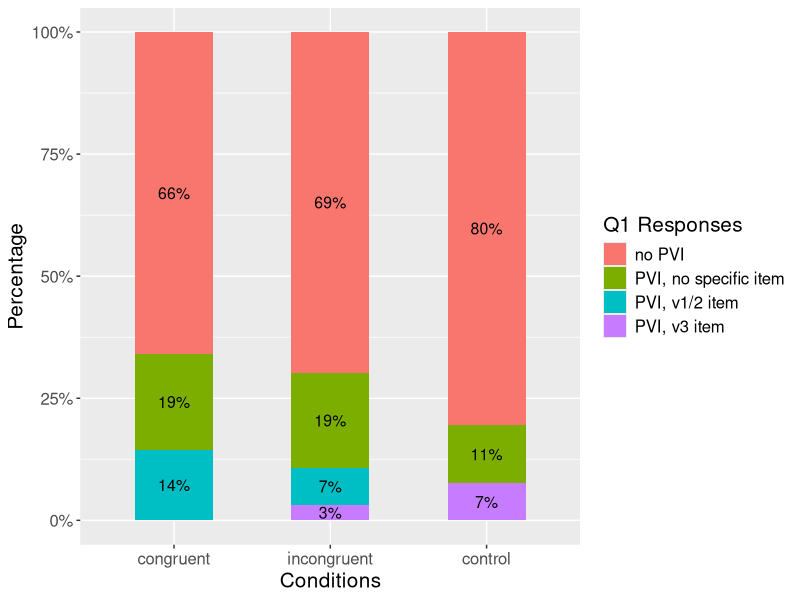
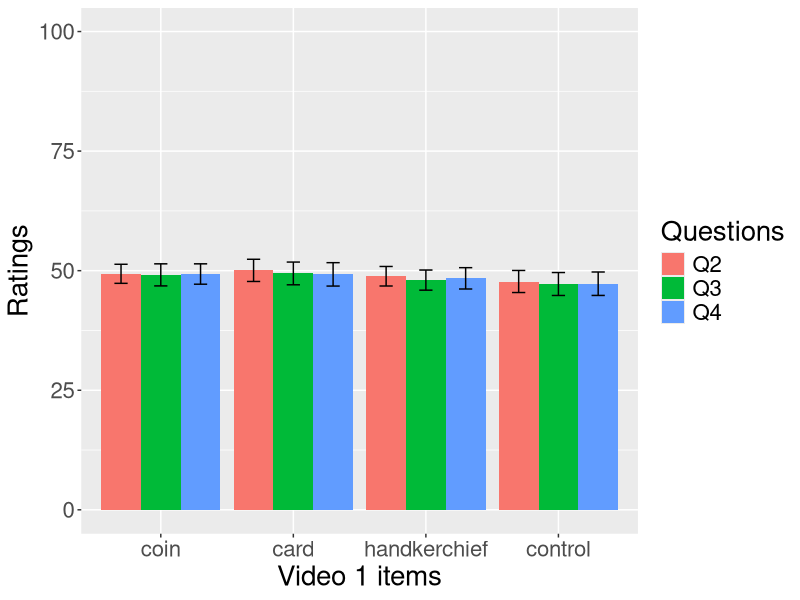
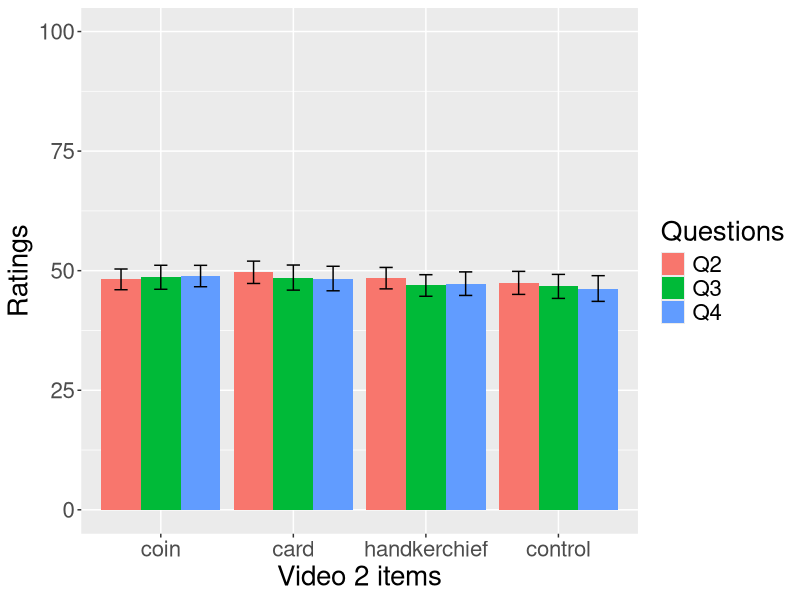
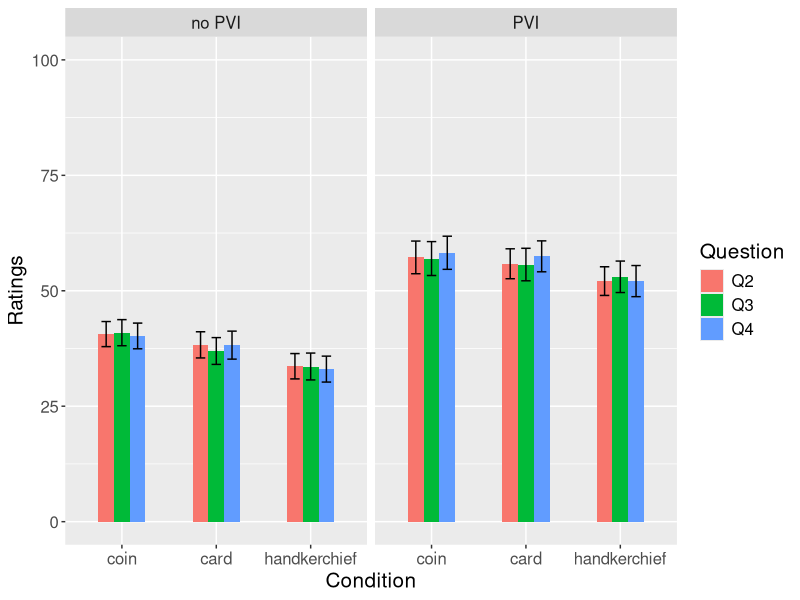
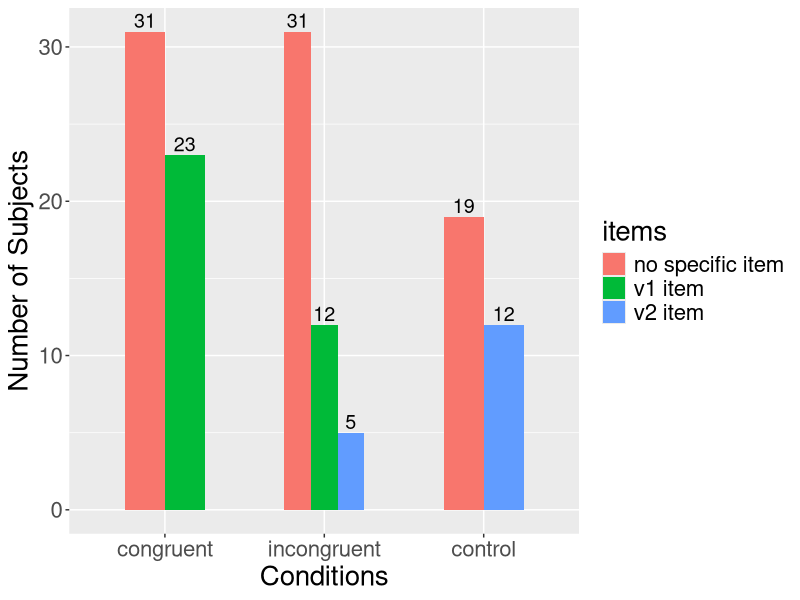

Generate these figures, in order, with R:
setwd("C:/Users/runha/OneDrive - University of Illinois - Urbana/Documents/MSPS/Psyc593DS")
mydata = read.csv("Appendix II.csv")
mydata$PVI = with(mydata, ifelse(item_reported == 999,0,1))
mydata$condition = factor(mydata$condition,levels=c("congruent","incongruent","control"))

library(ggplot2)
library(reshape2)
library(dplyr)
##############################################FIGURES##############################################

## general discription, based on condition 
# Calculate the percentages
temp0 = data.frame(c("congruent","incongruent","control"),
                   c(nrow(mydata[which(mydata$condition=="congruent"&mydata$item_reported==999),])/159,
                     nrow(mydata[which(mydata$condition=="incongruent"&mydata$item_reported==999),])/159,
                     nrow(mydata[which(mydata$condition=="control"&mydata$item_reported==999),])/159),
                   c(nrow(mydata[which(mydata$condition=="congruent"&mydata$item_reported==0),])/159,
                     nrow(mydata[which(mydata$condition=="incongruent"&mydata$item_reported==0),])/159,
                     nrow(mydata[which(mydata$condition=="control"&mydata$item_reported==0),])/159),
                   c(nrow(mydata[which(mydata$condition=="congruent"&mydata$item_reported==1),])/159,
                     nrow(mydata[which(mydata$condition=="incongruent"&mydata$item_reported==1),])/159,
                     NA),
                   c(NA,
                     nrow(mydata[which(mydata$condition=="incongruent"&mydata$item_reported==2),])/159,
                     nrow(mydata[which(mydata$condition=="control"&mydata$item_reported==2),])/159))
colnames(temp0) = c("condition","999","0","1","2")
temp0 = melt(temp0,id.vars = "condition")

figure1 = ggplot(temp0, aes(x=factor(condition,levels=c("congruent","incongruent","control")), y=value, fill = variable)) +
  geom_bar(position = "fill", stat = "identity",width=0.5) +
  scale_y_continuous(labels = scales::percent) +
  geom_text(aes(label = paste0(as.integer(value*100),"%")), 
            position = position_stack(vjust = 0.5), size = 4) + 
  labs(x = "Conditions", y = "Percentage") + 
  scale_fill_discrete(name="Q1 Responses",
                      labels=c("no PVI", "PVI, no specific item", "PVI, v1/2 item", "PVI, v3 item")) +
  theme(text = element_text(size = 15))
figure1 

## Q2-4 for v1/v2
temp <- mydata %>%
  group_by(v1_item) %>% #change to v2_item for v2 responses
  summarise( 
    n=159,
    mean1=mean(v1_Q2),
    mean2=mean(v1_Q3),
    mean3=mean(v1_Q4),
    sd1=sd(v1_Q2),
    sd2=sd(v1_Q3),
    sd3=sd(v1_Q4),
  ) %>%
  mutate( se1=sd1/sqrt(n))  %>%
  mutate( se2=sd2/sqrt(n))  %>%
  mutate( se3=sd3/sqrt(n))  %>%
  mutate( ci1=se1 * qt((1-0.05)/2 + .5, n-1))  %>%
  mutate( ci2=se2 * qt((1-0.05)/2 + .5, n-1))  %>%
  mutate( ci3=se3 * qt((1-0.05)/2 + .5, n-1))

temp_long = melt(temp,id.vars = "v1_item")
a1 = temp_long[5:16,]
a2 = temp_long[41:52,]
temp_long = cbind(a1,a2)
temp_long = temp_long[,c(1,2,3,6)]
colnames(temp_long) = c("v1_item","variable","m","ci")
figure2 = ggplot(temp_long, aes(x = factor(v1_item,levels=c("coin","card","handkerchief","control")), y = m, fill = factor(variable))) + 
  geom_bar(stat="identity",position="dodge") +
  geom_errorbar(aes(ymin=m-ci, ymax=m+ci), width=.3,
                position=position_dodge(.9)) +
  scale_fill_discrete(name="Questions",
                      labels=c("Q2", "Q3", "Q4"))+ 
  theme(text = element_text(size = 20)) + 
  xlab("Video 1 items") + ylab("Ratings") + ylim(0,100)
figure2

temp <- mydata %>%
  group_by(v2_item) %>% #change to v2_item for v2 responses
  summarise( 
    n=159,
    mean1=mean(v2_Q2),
    mean2=mean(v2_Q3),
    mean3=mean(v2_Q4),
    sd1=sd(v2_Q2),
    sd2=sd(v2_Q3),
    sd3=sd(v2_Q4),
  ) %>%
  mutate( se1=sd1/sqrt(n))  %>%
  mutate( se2=sd2/sqrt(n))  %>%
  mutate( se3=sd3/sqrt(n))  %>%
  mutate( ci1=se1 * qt((1-0.05)/2 + .5, n-1))  %>%
  mutate( ci2=se2 * qt((1-0.05)/2 + .5, n-1))  %>%
  mutate( ci3=se3 * qt((1-0.05)/2 + .5, n-1))

temp_long = melt(temp,id.vars = "v2_item")
a1 = temp_long[5:16,]
a2 = temp_long[41:52,]
temp_long = cbind(a1,a2)
temp_long = temp_long[,c(1,2,3,6)]
colnames(temp_long) = c("v2_item","variable","m","ci")
figure2 = ggplot(temp_long, aes(x = factor(v2_item,levels=c("coin","card","handkerchief","control")), y = m, fill = factor(variable))) + 
  geom_bar(stat="identity",position="dodge") +
  geom_errorbar(aes(ymin=m-ci, ymax=m+ci), width=.3,
                position=position_dodge(.9)) +
  scale_fill_discrete(name="Questions",
                      labels=c("Q2", "Q3", "Q4"))+ 
  theme(text = element_text(size = 20)) + 
  xlab("Video 2 items") + ylab("Ratings") + ylim(0,100)
figure2

## Q2-4 for v3 
temp2 = aggregate(mydata, by=list(mydata$v3_item,mydata$PVI), mean)
temp2 <- mydata %>%
  group_by(v3_item,PVI) %>% 
  summarise( 
    n=159,
    mean1=mean(v3_Q2),
    mean2=mean(v3_Q3),
    mean3=mean(v3_Q4),
    sd1=sd(v3_Q2),
    sd2=sd(v3_Q3),
    sd3=sd(v3_Q4),
  ) %>%
  mutate( se1=sd1/sqrt(n))  %>%
  mutate( se2=sd2/sqrt(n))  %>%
  mutate( se3=sd3/sqrt(n))  %>%
  mutate( ci1=se1 * qt((1-0.05)/2 + .5, n-1))  %>%
  mutate( ci2=se2 * qt((1-0.05)/2 + .5, n-1))  %>%
  mutate( ci3=se3 * qt((1-0.05)/2 + .5, n-1))
temp2_long = melt(temp2, id.vars = c("v3_item", "PVI"))
temp2_long = cbind(temp2_long[7:24,],temp2_long[61:78,])
temp2_long = temp2_long[,c(1,2,3,4,8)]
colnames(temp2_long) = c("v3_item","PVI","variable","m","ci")

PVI_labs = c("no PVI","PVI")
names(PVI_labs) = c("0","1")

figure3 = ggplot(temp2_long, aes(x = factor(v3_item,levels=c("coin","card","handkerchief")), y = m, group = variable, fill = variable)) + 
  geom_bar(stat = "identity", width = 0.5, position = "dodge") + 
  geom_errorbar(aes(ymin=m-ci, ymax=m+ci), width=.3,
                position=position_dodge(.5)) +
  facet_grid(. ~ PVI, labeller = labeller(PVI = PVI_labs)) + ylim(0,100) + ylab("Ratings") + xlab("Condition") + 
  theme(text = element_text(size = 15)) + 
  scale_fill_discrete(name="Question", labels=c("Q2","Q3","Q4"))
figure3

## responses from PVI 
temp3 = mydata[which(mydata$PVI == 1),]
temp3 = temp3 %>% count(item_reported, condition)
figure4 = ggplot(temp3, aes(x = factor(condition,levels=c("congruent","incongruent","control")), y = n, group=factor(item_reported), fill=factor(item_reported))) + 
  geom_bar(stat = "identity", width = 0.5, position = "dodge") + 
  ylab("Number of Subjects") + xlab("Conditions") + 
  geom_text(aes(label=n), position=position_dodge(0.5), vjust=-0.25,size=5) + 
  theme(text = element_text(size = 20)) + 
  scale_fill_discrete(name="items", labels=c("no specific item", "v1 item", "v2 item", "other items"))
figure4

##############################################TESTS##############################################
#PVI proportion test between conditions
temp4 = mydata %>% count(PVI,condition)
temp4 = temp4[which(temp4$PVI == 1),]
test1_1 = with(temp4, prop.test(x=n[c(1,2)],n=c(159,159),alternative="two.sided"))
test1_2 = with(temp4, prop.test(x=n[c(1,3)],n=c(159,159),alternative="two.sided"))
test1_3 = with(temp4, prop.test(x=n[c(2,3)],n=c(159,159),alternative="two.sided"))
test1_1
test1_2
test1_3

#Q2-4 between PVI and no PVI
test2_1 = with(mydata, t.test(v3_Q2[which(v3_item=="coin"&PVI==1)],v3_Q2[which(v3_item=="coin"&PVI==0)],alternative="greater"))
test2_2 = with(mydata, t.test(v3_Q2[which(v3_item=="card"&PVI==1)],v3_Q2[which(v3_item=="card"&PVI==0)],alternative="greater"))
test2_3 = with(mydata, t.test(v3_Q2[which(v3_item=="handkerchief"&PVI==1)],v3_Q2[which(v3_item=="handkerchief"&PVI==0)],alternative="greater"))

test2_4 = with(mydata, t.test(v3_Q3[which(v3_item=="coin"&PVI==1)],v3_Q3[which(v3_item=="coin"&PVI==0)],alternative="greater"))
test2_5 = with(mydata, t.test(v3_Q3[which(v3_item=="card"&PVI==1)],v3_Q3[which(v3_item=="card"&PVI==0)],alternative="greater"))
test2_6 = with(mydata, t.test(v3_Q3[which(v3_item=="handkerchief"&PVI==1)],v3_Q3[which(v3_item=="handkerchief"&PVI==0)],alternative="greater"))

test2_7 = with(mydata, t.test(v3_Q4[which(v3_item=="coin"&PVI==1)],v3_Q4[which(v3_item=="coin"&PVI==0)],alternative="greater"))
test2_8 = with(mydata, t.test(v3_Q4[which(v3_item=="card"&PVI==1)],v3_Q4[which(v3_item=="card"&PVI==0)],alternative="greater"))
test2_9 = with(mydata, t.test(v3_Q4[which(v3_item=="handkerchief"&PVI==1)],v3_Q4[which(v3_item=="handkerchief"&PVI==0)],alternative="greater"))

test2_1
test2_2
test2_3

test2_4
test2_5
test2_6

test2_7
test2_8
test2_9


#Q2-4 between no specific item and specific item
test3_1 = with(mydata, t.test(v3_Q2[which(item_reported==1|item_reported==2)],v3_Q2[which(item_reported==0)],alternative="greater"))
test3_2 = with(mydata, t.test(v3_Q3[which(item_reported==1|item_reported==2)],v3_Q3[which(item_reported==0)],alternative="greater"))
test3_3 = with(mydata, t.test(v3_Q4[which(item_reported==1|item_reported==2)],v3_Q4[which(item_reported==0)],alternative="greater"))

test3_1
test3_2
test3_3

#all PVI participants. how item reported is affected by condition and v3_item
temp5 = mydata[which(mydata$PVI==1),]
test4_1 = with(temp5,binom.test(x=nrow(temp5[which(condition=="incongruent"&item_reported==2),]),n=nrow(temp5[which(condition=="incongruent"),]),p=0,alternative="two.sided"))
test4_2 = with(temp5,binom.test(x=nrow(temp5[which(condition=="control"&item_reported==2),]),n=nrow(temp5[which(condition=="control"),]),p=0,alternative="two.sided"))
test4_3 = with(temp5,prop.test(x=c(nrow(temp5[which(condition=="incongruent"&item_reported==2),]),nrow(temp5[which(condition=="control"&item_reported==2),])),
                               n=c(nrow(temp5[which(condition=="incongruent"),]),nrow(temp5[which(condition=="control"),]))
                               ,alternative="two.sided"))
test4_1
test4_2
test4_3
